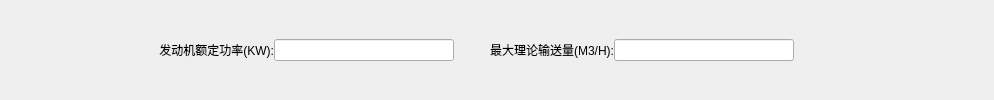
        <widget class="QWidget" name="widget_5" native="true">
         <layout class="QHBoxLayout" name="horizontalLayout_5">
          <property name="spacing">
           <number>0</number>
          </property>
          <property name="leftMargin">
           <number>0</number>
          </property>
          <property name="topMargin">
           <number>0</number>
          </property>
          <property name="rightMargin">
           <number>0</number>
          </property>
          <property name="bottomMargin">
           <number>0</number>
          </property>
          <item>
           <spacer name="horizontalSpacer_15">
            <property name="orientation">
             <enum>Qt::Horizontal</enum>
            </property>
            <property name="sizeType">
             <enum>QSizePolicy::Minimum</enum>
            </property>
            <property name="sizeHint" stdset="0">
             <size>
              <width>114</width>
              <height>20</height>
             </size>
            </property>
           </spacer>
          </item>
          <item>
           <widget class="QLabel" name="label_17">
            <property name="minimumSize">
             <size>
              <width>160</width>
              <height>0</height>
             </size>
            </property>
            <property name="maximumSize">
             <size>
              <width>160</width>
              <height>16777215</height>
             </size>
            </property>
            <property name="text">
             <string>发动机额定功率(KW):</string>
            </property>
            <property name="alignment">
             <set>Qt::AlignRight|Qt::AlignTrailing|Qt::AlignVCenter</set>
            </property>
           </widget>
          </item>
          <item>
           <widget class="QLineEdit" name="lineEdit_15">
            <property name="minimumSize">
             <size>
              <width>180</width>
              <height>0</height>
             </size>
            </property>
            <property name="maximumSize">
             <size>
              <width>180</width>
              <height>16777215</height>
             </size>
            </property>
           </widget>
          </item>
          <item>
           <widget class="QLabel" name="label_18">
            <property name="minimumSize">
             <size>
              <width>160</width>
              <height>0</height>
             </size>
            </property>
            <property name="maximumSize">
             <size>
              <width>160</width>
              <height>16777215</height>
             </size>
            </property>
            <property name="text">
             <string>最大理论输送量(M3/H):</string>
            </property>
            <property name="alignment">
             <set>Qt::AlignRight|Qt::AlignTrailing|Qt::AlignVCenter</set>
            </property>
           </widget>
          </item>
          <item>
           <widget class="QLineEdit" name="lineEdit_16">
            <property name="minimumSize">
             <size>
              <width>180</width>
              <height>0</height>
             </size>
            </property>
            <property name="maximumSize">
             <size>
              <width>180</width>
              <height>16777215</height>
             </size>
            </property>
           </widget>
          </item>
          <item>
           <spacer name="horizontalSpacer_2">
            <property name="orientation">
             <enum>Qt::Horizontal</enum>
            </property>
            <property name="sizeType">
             <enum>QSizePolicy::Maximum</enum>
            </property>
            <property name="sizeHint" stdset="0">
             <size>
              <width>200</width>
              <height>20</height>
             </size>
            </property>
           </spacer>
          </item>
         </layout>
        </widget>
